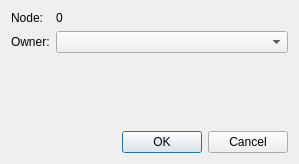
<?xml version="1.0" encoding="UTF-8"?>
<ui version="4.0">
 <class>NodeOwnerDialog</class>
 <widget class="QDialog" name="NodeOwnerDialog">
  <property name="geometry">
   <rect>
    <x>0</x>
    <y>0</y>
    <width>299</width>
    <height>164</height>
   </rect>
  </property>
  <property name="windowTitle">
   <string>Dialog</string>
  </property>
  <layout class="QVBoxLayout" name="verticalLayout">
   <item>
    <layout class="QFormLayout" name="formLayout">
     <item row="0" column="0">
      <widget class="QLabel" name="nodeLabel">
       <property name="text">
        <string>Node:</string>
       </property>
      </widget>
     </item>
     <item row="0" column="1">
      <widget class="QLabel" name="idLabel">
       <property name="text">
        <string>0</string>
       </property>
      </widget>
     </item>
     <item row="1" column="0">
      <widget class="QLabel" name="ownerLabel">
       <property name="text">
        <string>Owner:</string>
       </property>
      </widget>
     </item>
     <item row="1" column="1">
      <widget class="QComboBox" name="ownerComboBox"/>
     </item>
    </layout>
   </item>
   <item>
    <widget class="QDialogButtonBox" name="buttonBox">
     <property name="orientation">
      <enum>Qt::Horizontal</enum>
     </property>
     <property name="standardButtons">
      <set>QDialogButtonBox::Cancel|QDialogButtonBox::Ok</set>
     </property>
    </widget>
   </item>
  </layout>
 </widget>
 <resources/>
 <connections>
  <connection>
   <sender>buttonBox</sender>
   <signal>accepted()</signal>
   <receiver>NodeOwnerDialog</receiver>
   <slot>accept()</slot>
   <hints>
    <hint type="sourcelabel">
     <x>248</x>
     <y>254</y>
    </hint>
    <hint type="destinationlabel">
     <x>157</x>
     <y>274</y>
    </hint>
   </hints>
  </connection>
  <connection>
   <sender>buttonBox</sender>
   <signal>rejected()</signal>
   <receiver>NodeOwnerDialog</receiver>
   <slot>reject()</slot>
   <hints>
    <hint type="sourcelabel">
     <x>316</x>
     <y>260</y>
    </hint>
    <hint type="destinationlabel">
     <x>286</x>
     <y>274</y>
    </hint>
   </hints>
  </connection>
 </connections>
</ui>
